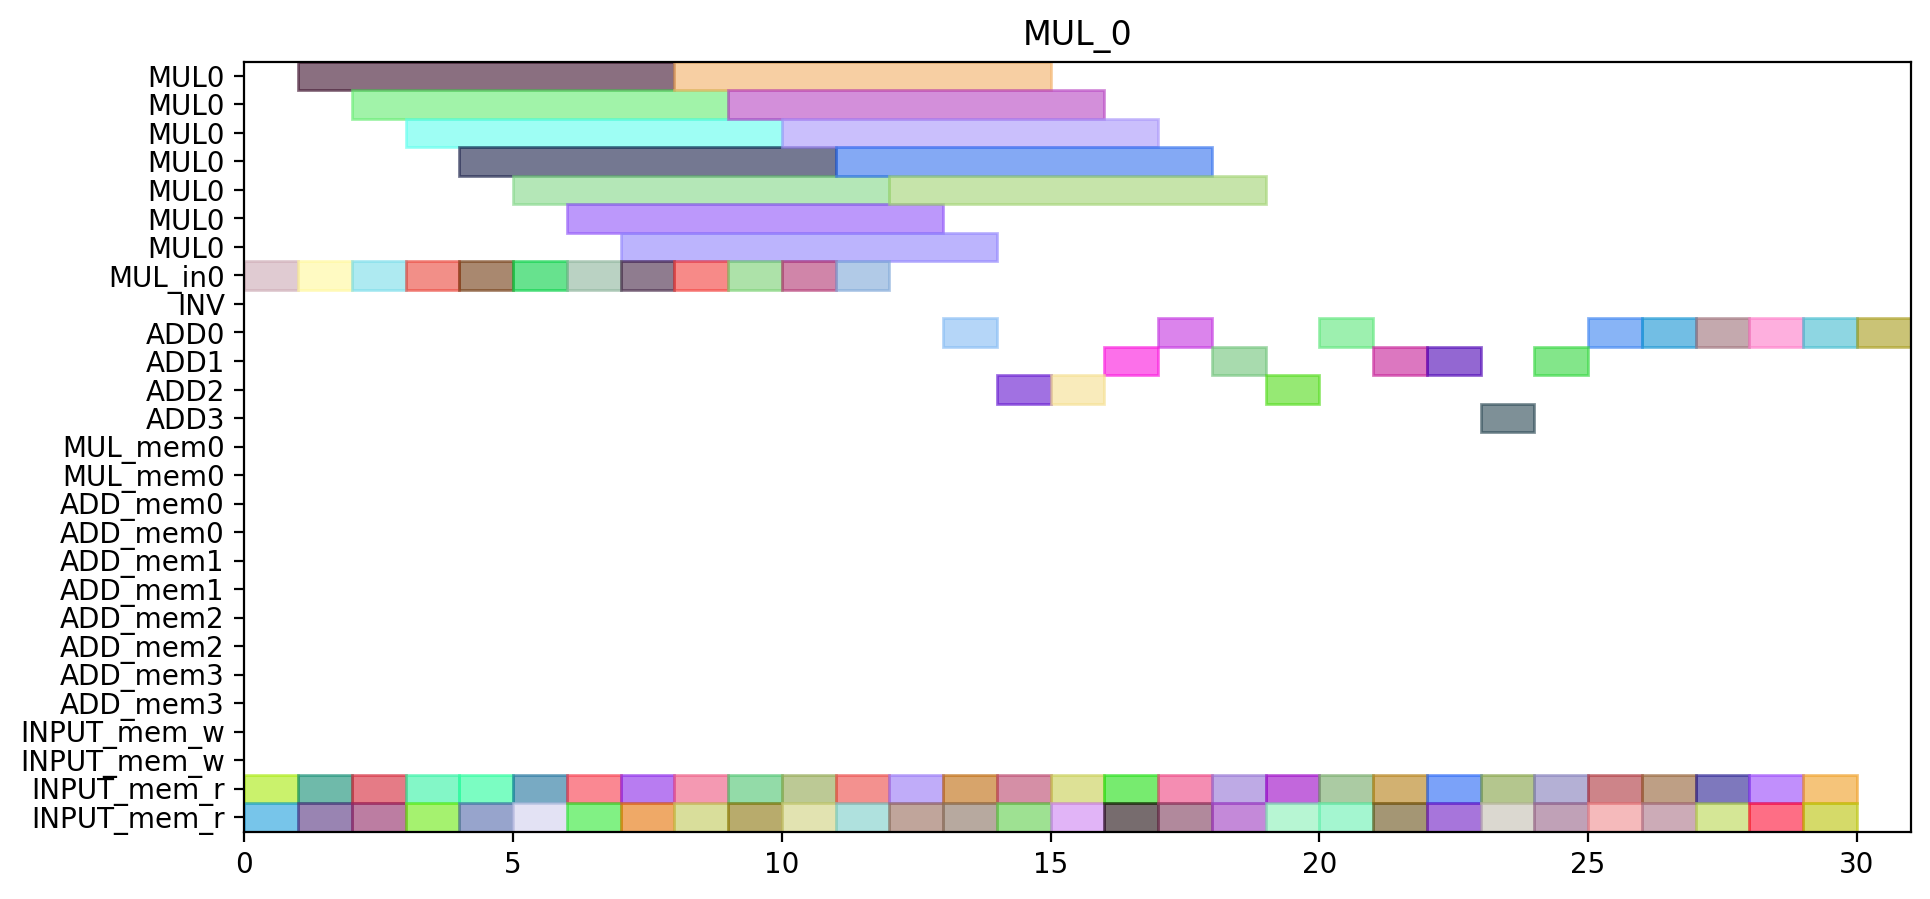

Reproduce this figure in Python.
from pyschedule import Scenario, solvers, plotters, alt


def solve():
	horizon = 194
	S = Scenario("MUL_0", horizon=horizon)

	# resource
	MUL = S.Resources('MUL', num=1, size=7)
	MUL_in = S.Resources('MUL_in', num=1)
	INV = S.Resource('INV')
	ADD = S.Resources('ADD', num=4, periods=range(1, horizon))
	MUL_mem = S.Resources('MUL_mem', num=1, size=2)
	ADD_mem = S.Resources('ADD_mem', num=4, size=2)
	INPUT_mem_w = S.Resource('INPUT_mem_w', size=2)
	INPUT_mem_r = S.Resource('INPUT_mem_r', size=2)

	# result of previous scheduling

	# new tasks
	c_t0_t0_t0_t0_in = S.Task('c_t0_t0_t0_t0_in', length=1, delay_cost=1)
	c_t0_t0_t0_t0_in += alt(MUL_in)
	c_t0_t0_t0_t0 = S.Task('c_t0_t0_t0_t0', length=7, delay_cost=1)
	c_t0_t0_t0_t0 += alt(MUL)
	S += c_t0_t0_t0_t0>=c_t0_t0_t0_t0_in

	c_t0_t0_t0_t0_mem0 = S.Task('c_t0_t0_t0_t0_mem0', length=1, delay_cost=1)
	c_t0_t0_t0_t0_mem0 += INPUT_mem_r
	S += c_t0_t0_t0_t0_mem0 <= c_t0_t0_t0_t0

	c_t0_t0_t0_t0_mem1 = S.Task('c_t0_t0_t0_t0_mem1', length=1, delay_cost=1)
	c_t0_t0_t0_t0_mem1 += INPUT_mem_r
	S += c_t0_t0_t0_t0_mem1 <= c_t0_t0_t0_t0

	c_t0_t0_t0_t1_in = S.Task('c_t0_t0_t0_t1_in', length=1, delay_cost=1)
	c_t0_t0_t0_t1_in += alt(MUL_in)
	c_t0_t0_t0_t1 = S.Task('c_t0_t0_t0_t1', length=7, delay_cost=1)
	c_t0_t0_t0_t1 += alt(MUL)
	S += c_t0_t0_t0_t1>=c_t0_t0_t0_t1_in

	c_t0_t0_t0_t1_mem0 = S.Task('c_t0_t0_t0_t1_mem0', length=1, delay_cost=1)
	c_t0_t0_t0_t1_mem0 += INPUT_mem_r
	S += c_t0_t0_t0_t1_mem0 <= c_t0_t0_t0_t1

	c_t0_t0_t0_t1_mem1 = S.Task('c_t0_t0_t0_t1_mem1', length=1, delay_cost=1)
	c_t0_t0_t0_t1_mem1 += INPUT_mem_r
	S += c_t0_t0_t0_t1_mem1 <= c_t0_t0_t0_t1

	c_t0_t0_t0_t2 = S.Task('c_t0_t0_t0_t2', length=1, delay_cost=1)
	c_t0_t0_t0_t2 += alt(ADD)

	c_t0_t0_t0_t2_mem0 = S.Task('c_t0_t0_t0_t2_mem0', length=1, delay_cost=1)
	c_t0_t0_t0_t2_mem0 += INPUT_mem_r
	S += c_t0_t0_t0_t2_mem0 <= c_t0_t0_t0_t2

	c_t0_t0_t0_t2_mem1 = S.Task('c_t0_t0_t0_t2_mem1', length=1, delay_cost=1)
	c_t0_t0_t0_t2_mem1 += INPUT_mem_r
	S += c_t0_t0_t0_t2_mem1 <= c_t0_t0_t0_t2

	c_t0_t0_t0_t3 = S.Task('c_t0_t0_t0_t3', length=1, delay_cost=1)
	c_t0_t0_t0_t3 += alt(ADD)

	c_t0_t0_t0_t3_mem0 = S.Task('c_t0_t0_t0_t3_mem0', length=1, delay_cost=1)
	c_t0_t0_t0_t3_mem0 += INPUT_mem_r
	S += c_t0_t0_t0_t3_mem0 <= c_t0_t0_t0_t3

	c_t0_t0_t0_t3_mem1 = S.Task('c_t0_t0_t0_t3_mem1', length=1, delay_cost=1)
	c_t0_t0_t0_t3_mem1 += INPUT_mem_r
	S += c_t0_t0_t0_t3_mem1 <= c_t0_t0_t0_t3

	c_t0_t0_t1_t0_in = S.Task('c_t0_t0_t1_t0_in', length=1, delay_cost=1)
	c_t0_t0_t1_t0_in += alt(MUL_in)
	c_t0_t0_t1_t0 = S.Task('c_t0_t0_t1_t0', length=7, delay_cost=1)
	c_t0_t0_t1_t0 += alt(MUL)
	S += c_t0_t0_t1_t0>=c_t0_t0_t1_t0_in

	c_t0_t0_t1_t0_mem0 = S.Task('c_t0_t0_t1_t0_mem0', length=1, delay_cost=1)
	c_t0_t0_t1_t0_mem0 += INPUT_mem_r
	S += c_t0_t0_t1_t0_mem0 <= c_t0_t0_t1_t0

	c_t0_t0_t1_t0_mem1 = S.Task('c_t0_t0_t1_t0_mem1', length=1, delay_cost=1)
	c_t0_t0_t1_t0_mem1 += INPUT_mem_r
	S += c_t0_t0_t1_t0_mem1 <= c_t0_t0_t1_t0

	c_t0_t0_t1_t1_in = S.Task('c_t0_t0_t1_t1_in', length=1, delay_cost=1)
	c_t0_t0_t1_t1_in += alt(MUL_in)
	c_t0_t0_t1_t1 = S.Task('c_t0_t0_t1_t1', length=7, delay_cost=1)
	c_t0_t0_t1_t1 += alt(MUL)
	S += c_t0_t0_t1_t1>=c_t0_t0_t1_t1_in

	c_t0_t0_t1_t1_mem0 = S.Task('c_t0_t0_t1_t1_mem0', length=1, delay_cost=1)
	c_t0_t0_t1_t1_mem0 += INPUT_mem_r
	S += c_t0_t0_t1_t1_mem0 <= c_t0_t0_t1_t1

	c_t0_t0_t1_t1_mem1 = S.Task('c_t0_t0_t1_t1_mem1', length=1, delay_cost=1)
	c_t0_t0_t1_t1_mem1 += INPUT_mem_r
	S += c_t0_t0_t1_t1_mem1 <= c_t0_t0_t1_t1

	c_t0_t0_t1_t2 = S.Task('c_t0_t0_t1_t2', length=1, delay_cost=1)
	c_t0_t0_t1_t2 += alt(ADD)

	c_t0_t0_t1_t2_mem0 = S.Task('c_t0_t0_t1_t2_mem0', length=1, delay_cost=1)
	c_t0_t0_t1_t2_mem0 += INPUT_mem_r
	S += c_t0_t0_t1_t2_mem0 <= c_t0_t0_t1_t2

	c_t0_t0_t1_t2_mem1 = S.Task('c_t0_t0_t1_t2_mem1', length=1, delay_cost=1)
	c_t0_t0_t1_t2_mem1 += INPUT_mem_r
	S += c_t0_t0_t1_t2_mem1 <= c_t0_t0_t1_t2

	c_t0_t0_t1_t3 = S.Task('c_t0_t0_t1_t3', length=1, delay_cost=1)
	c_t0_t0_t1_t3 += alt(ADD)

	c_t0_t0_t1_t3_mem0 = S.Task('c_t0_t0_t1_t3_mem0', length=1, delay_cost=1)
	c_t0_t0_t1_t3_mem0 += INPUT_mem_r
	S += c_t0_t0_t1_t3_mem0 <= c_t0_t0_t1_t3

	c_t0_t0_t1_t3_mem1 = S.Task('c_t0_t0_t1_t3_mem1', length=1, delay_cost=1)
	c_t0_t0_t1_t3_mem1 += INPUT_mem_r
	S += c_t0_t0_t1_t3_mem1 <= c_t0_t0_t1_t3

	c_t0_t0_t20 = S.Task('c_t0_t0_t20', length=1, delay_cost=1)
	c_t0_t0_t20 += alt(ADD)

	c_t0_t0_t20_mem0 = S.Task('c_t0_t0_t20_mem0', length=1, delay_cost=1)
	c_t0_t0_t20_mem0 += INPUT_mem_r
	S += c_t0_t0_t20_mem0 <= c_t0_t0_t20

	c_t0_t0_t20_mem1 = S.Task('c_t0_t0_t20_mem1', length=1, delay_cost=1)
	c_t0_t0_t20_mem1 += INPUT_mem_r
	S += c_t0_t0_t20_mem1 <= c_t0_t0_t20

	c_t0_t0_t21 = S.Task('c_t0_t0_t21', length=1, delay_cost=1)
	c_t0_t0_t21 += alt(ADD)

	c_t0_t0_t21_mem0 = S.Task('c_t0_t0_t21_mem0', length=1, delay_cost=1)
	c_t0_t0_t21_mem0 += INPUT_mem_r
	S += c_t0_t0_t21_mem0 <= c_t0_t0_t21

	c_t0_t0_t21_mem1 = S.Task('c_t0_t0_t21_mem1', length=1, delay_cost=1)
	c_t0_t0_t21_mem1 += INPUT_mem_r
	S += c_t0_t0_t21_mem1 <= c_t0_t0_t21

	c_t0_t0_t30 = S.Task('c_t0_t0_t30', length=1, delay_cost=1)
	c_t0_t0_t30 += alt(ADD)

	c_t0_t0_t30_mem0 = S.Task('c_t0_t0_t30_mem0', length=1, delay_cost=1)
	c_t0_t0_t30_mem0 += INPUT_mem_r
	S += c_t0_t0_t30_mem0 <= c_t0_t0_t30

	c_t0_t0_t30_mem1 = S.Task('c_t0_t0_t30_mem1', length=1, delay_cost=1)
	c_t0_t0_t30_mem1 += INPUT_mem_r
	S += c_t0_t0_t30_mem1 <= c_t0_t0_t30

	c_t0_t0_t31 = S.Task('c_t0_t0_t31', length=1, delay_cost=1)
	c_t0_t0_t31 += alt(ADD)

	c_t0_t0_t31_mem0 = S.Task('c_t0_t0_t31_mem0', length=1, delay_cost=1)
	c_t0_t0_t31_mem0 += INPUT_mem_r
	S += c_t0_t0_t31_mem0 <= c_t0_t0_t31

	c_t0_t0_t31_mem1 = S.Task('c_t0_t0_t31_mem1', length=1, delay_cost=1)
	c_t0_t0_t31_mem1 += INPUT_mem_r
	S += c_t0_t0_t31_mem1 <= c_t0_t0_t31

	c_t0_t1_t0_t0_in = S.Task('c_t0_t1_t0_t0_in', length=1, delay_cost=1)
	c_t0_t1_t0_t0_in += alt(MUL_in)
	c_t0_t1_t0_t0 = S.Task('c_t0_t1_t0_t0', length=7, delay_cost=1)
	c_t0_t1_t0_t0 += alt(MUL)
	S += c_t0_t1_t0_t0>=c_t0_t1_t0_t0_in

	c_t0_t1_t0_t0_mem0 = S.Task('c_t0_t1_t0_t0_mem0', length=1, delay_cost=1)
	c_t0_t1_t0_t0_mem0 += INPUT_mem_r
	S += c_t0_t1_t0_t0_mem0 <= c_t0_t1_t0_t0

	c_t0_t1_t0_t0_mem1 = S.Task('c_t0_t1_t0_t0_mem1', length=1, delay_cost=1)
	c_t0_t1_t0_t0_mem1 += INPUT_mem_r
	S += c_t0_t1_t0_t0_mem1 <= c_t0_t1_t0_t0

	c_t0_t1_t0_t1_in = S.Task('c_t0_t1_t0_t1_in', length=1, delay_cost=1)
	c_t0_t1_t0_t1_in += alt(MUL_in)
	c_t0_t1_t0_t1 = S.Task('c_t0_t1_t0_t1', length=7, delay_cost=1)
	c_t0_t1_t0_t1 += alt(MUL)
	S += c_t0_t1_t0_t1>=c_t0_t1_t0_t1_in

	c_t0_t1_t0_t1_mem0 = S.Task('c_t0_t1_t0_t1_mem0', length=1, delay_cost=1)
	c_t0_t1_t0_t1_mem0 += INPUT_mem_r
	S += c_t0_t1_t0_t1_mem0 <= c_t0_t1_t0_t1

	c_t0_t1_t0_t1_mem1 = S.Task('c_t0_t1_t0_t1_mem1', length=1, delay_cost=1)
	c_t0_t1_t0_t1_mem1 += INPUT_mem_r
	S += c_t0_t1_t0_t1_mem1 <= c_t0_t1_t0_t1

	c_t0_t1_t0_t2 = S.Task('c_t0_t1_t0_t2', length=1, delay_cost=1)
	c_t0_t1_t0_t2 += alt(ADD)

	c_t0_t1_t0_t2_mem0 = S.Task('c_t0_t1_t0_t2_mem0', length=1, delay_cost=1)
	c_t0_t1_t0_t2_mem0 += INPUT_mem_r
	S += c_t0_t1_t0_t2_mem0 <= c_t0_t1_t0_t2

	c_t0_t1_t0_t2_mem1 = S.Task('c_t0_t1_t0_t2_mem1', length=1, delay_cost=1)
	c_t0_t1_t0_t2_mem1 += INPUT_mem_r
	S += c_t0_t1_t0_t2_mem1 <= c_t0_t1_t0_t2

	c_t0_t1_t0_t3 = S.Task('c_t0_t1_t0_t3', length=1, delay_cost=1)
	c_t0_t1_t0_t3 += alt(ADD)

	c_t0_t1_t0_t3_mem0 = S.Task('c_t0_t1_t0_t3_mem0', length=1, delay_cost=1)
	c_t0_t1_t0_t3_mem0 += INPUT_mem_r
	S += c_t0_t1_t0_t3_mem0 <= c_t0_t1_t0_t3

	c_t0_t1_t0_t3_mem1 = S.Task('c_t0_t1_t0_t3_mem1', length=1, delay_cost=1)
	c_t0_t1_t0_t3_mem1 += INPUT_mem_r
	S += c_t0_t1_t0_t3_mem1 <= c_t0_t1_t0_t3

	c_t0_t1_t1_t0_in = S.Task('c_t0_t1_t1_t0_in', length=1, delay_cost=1)
	c_t0_t1_t1_t0_in += alt(MUL_in)
	c_t0_t1_t1_t0 = S.Task('c_t0_t1_t1_t0', length=7, delay_cost=1)
	c_t0_t1_t1_t0 += alt(MUL)
	S += c_t0_t1_t1_t0>=c_t0_t1_t1_t0_in

	c_t0_t1_t1_t0_mem0 = S.Task('c_t0_t1_t1_t0_mem0', length=1, delay_cost=1)
	c_t0_t1_t1_t0_mem0 += INPUT_mem_r
	S += c_t0_t1_t1_t0_mem0 <= c_t0_t1_t1_t0

	c_t0_t1_t1_t0_mem1 = S.Task('c_t0_t1_t1_t0_mem1', length=1, delay_cost=1)
	c_t0_t1_t1_t0_mem1 += INPUT_mem_r
	S += c_t0_t1_t1_t0_mem1 <= c_t0_t1_t1_t0

	c_t0_t1_t1_t1_in = S.Task('c_t0_t1_t1_t1_in', length=1, delay_cost=1)
	c_t0_t1_t1_t1_in += alt(MUL_in)
	c_t0_t1_t1_t1 = S.Task('c_t0_t1_t1_t1', length=7, delay_cost=1)
	c_t0_t1_t1_t1 += alt(MUL)
	S += c_t0_t1_t1_t1>=c_t0_t1_t1_t1_in

	c_t0_t1_t1_t1_mem0 = S.Task('c_t0_t1_t1_t1_mem0', length=1, delay_cost=1)
	c_t0_t1_t1_t1_mem0 += INPUT_mem_r
	S += c_t0_t1_t1_t1_mem0 <= c_t0_t1_t1_t1

	c_t0_t1_t1_t1_mem1 = S.Task('c_t0_t1_t1_t1_mem1', length=1, delay_cost=1)
	c_t0_t1_t1_t1_mem1 += INPUT_mem_r
	S += c_t0_t1_t1_t1_mem1 <= c_t0_t1_t1_t1

	c_t0_t1_t1_t2 = S.Task('c_t0_t1_t1_t2', length=1, delay_cost=1)
	c_t0_t1_t1_t2 += alt(ADD)

	c_t0_t1_t1_t2_mem0 = S.Task('c_t0_t1_t1_t2_mem0', length=1, delay_cost=1)
	c_t0_t1_t1_t2_mem0 += INPUT_mem_r
	S += c_t0_t1_t1_t2_mem0 <= c_t0_t1_t1_t2

	c_t0_t1_t1_t2_mem1 = S.Task('c_t0_t1_t1_t2_mem1', length=1, delay_cost=1)
	c_t0_t1_t1_t2_mem1 += INPUT_mem_r
	S += c_t0_t1_t1_t2_mem1 <= c_t0_t1_t1_t2

	c_t0_t1_t1_t3 = S.Task('c_t0_t1_t1_t3', length=1, delay_cost=1)
	c_t0_t1_t1_t3 += alt(ADD)

	c_t0_t1_t1_t3_mem0 = S.Task('c_t0_t1_t1_t3_mem0', length=1, delay_cost=1)
	c_t0_t1_t1_t3_mem0 += INPUT_mem_r
	S += c_t0_t1_t1_t3_mem0 <= c_t0_t1_t1_t3

	c_t0_t1_t1_t3_mem1 = S.Task('c_t0_t1_t1_t3_mem1', length=1, delay_cost=1)
	c_t0_t1_t1_t3_mem1 += INPUT_mem_r
	S += c_t0_t1_t1_t3_mem1 <= c_t0_t1_t1_t3

	c_t0_t1_t20 = S.Task('c_t0_t1_t20', length=1, delay_cost=1)
	c_t0_t1_t20 += alt(ADD)

	c_t0_t1_t20_mem0 = S.Task('c_t0_t1_t20_mem0', length=1, delay_cost=1)
	c_t0_t1_t20_mem0 += INPUT_mem_r
	S += c_t0_t1_t20_mem0 <= c_t0_t1_t20

	c_t0_t1_t20_mem1 = S.Task('c_t0_t1_t20_mem1', length=1, delay_cost=1)
	c_t0_t1_t20_mem1 += INPUT_mem_r
	S += c_t0_t1_t20_mem1 <= c_t0_t1_t20

	c_t0_t1_t21 = S.Task('c_t0_t1_t21', length=1, delay_cost=1)
	c_t0_t1_t21 += alt(ADD)

	c_t0_t1_t21_mem0 = S.Task('c_t0_t1_t21_mem0', length=1, delay_cost=1)
	c_t0_t1_t21_mem0 += INPUT_mem_r
	S += c_t0_t1_t21_mem0 <= c_t0_t1_t21

	c_t0_t1_t21_mem1 = S.Task('c_t0_t1_t21_mem1', length=1, delay_cost=1)
	c_t0_t1_t21_mem1 += INPUT_mem_r
	S += c_t0_t1_t21_mem1 <= c_t0_t1_t21

	c_t0_t1_t30 = S.Task('c_t0_t1_t30', length=1, delay_cost=1)
	c_t0_t1_t30 += alt(ADD)

	c_t0_t1_t30_mem0 = S.Task('c_t0_t1_t30_mem0', length=1, delay_cost=1)
	c_t0_t1_t30_mem0 += INPUT_mem_r
	S += c_t0_t1_t30_mem0 <= c_t0_t1_t30

	c_t0_t1_t30_mem1 = S.Task('c_t0_t1_t30_mem1', length=1, delay_cost=1)
	c_t0_t1_t30_mem1 += INPUT_mem_r
	S += c_t0_t1_t30_mem1 <= c_t0_t1_t30

	c_t0_t1_t31 = S.Task('c_t0_t1_t31', length=1, delay_cost=1)
	c_t0_t1_t31 += alt(ADD)

	c_t0_t1_t31_mem0 = S.Task('c_t0_t1_t31_mem0', length=1, delay_cost=1)
	c_t0_t1_t31_mem0 += INPUT_mem_r
	S += c_t0_t1_t31_mem0 <= c_t0_t1_t31

	c_t0_t1_t31_mem1 = S.Task('c_t0_t1_t31_mem1', length=1, delay_cost=1)
	c_t0_t1_t31_mem1 += INPUT_mem_r
	S += c_t0_t1_t31_mem1 <= c_t0_t1_t31

	c_t0_t2_t0_t0_in = S.Task('c_t0_t2_t0_t0_in', length=1, delay_cost=1)
	c_t0_t2_t0_t0_in += alt(MUL_in)
	c_t0_t2_t0_t0 = S.Task('c_t0_t2_t0_t0', length=7, delay_cost=1)
	c_t0_t2_t0_t0 += alt(MUL)
	S += c_t0_t2_t0_t0>=c_t0_t2_t0_t0_in

	c_t0_t2_t0_t0_mem0 = S.Task('c_t0_t2_t0_t0_mem0', length=1, delay_cost=1)
	c_t0_t2_t0_t0_mem0 += INPUT_mem_r
	S += c_t0_t2_t0_t0_mem0 <= c_t0_t2_t0_t0

	c_t0_t2_t0_t0_mem1 = S.Task('c_t0_t2_t0_t0_mem1', length=1, delay_cost=1)
	c_t0_t2_t0_t0_mem1 += INPUT_mem_r
	S += c_t0_t2_t0_t0_mem1 <= c_t0_t2_t0_t0

	c_t0_t2_t0_t1_in = S.Task('c_t0_t2_t0_t1_in', length=1, delay_cost=1)
	c_t0_t2_t0_t1_in += alt(MUL_in)
	c_t0_t2_t0_t1 = S.Task('c_t0_t2_t0_t1', length=7, delay_cost=1)
	c_t0_t2_t0_t1 += alt(MUL)
	S += c_t0_t2_t0_t1>=c_t0_t2_t0_t1_in

	c_t0_t2_t0_t1_mem0 = S.Task('c_t0_t2_t0_t1_mem0', length=1, delay_cost=1)
	c_t0_t2_t0_t1_mem0 += INPUT_mem_r
	S += c_t0_t2_t0_t1_mem0 <= c_t0_t2_t0_t1

	c_t0_t2_t0_t1_mem1 = S.Task('c_t0_t2_t0_t1_mem1', length=1, delay_cost=1)
	c_t0_t2_t0_t1_mem1 += INPUT_mem_r
	S += c_t0_t2_t0_t1_mem1 <= c_t0_t2_t0_t1

	c_t0_t2_t0_t2 = S.Task('c_t0_t2_t0_t2', length=1, delay_cost=1)
	c_t0_t2_t0_t2 += alt(ADD)

	c_t0_t2_t0_t2_mem0 = S.Task('c_t0_t2_t0_t2_mem0', length=1, delay_cost=1)
	c_t0_t2_t0_t2_mem0 += INPUT_mem_r
	S += c_t0_t2_t0_t2_mem0 <= c_t0_t2_t0_t2

	c_t0_t2_t0_t2_mem1 = S.Task('c_t0_t2_t0_t2_mem1', length=1, delay_cost=1)
	c_t0_t2_t0_t2_mem1 += INPUT_mem_r
	S += c_t0_t2_t0_t2_mem1 <= c_t0_t2_t0_t2

	c_t0_t2_t0_t3 = S.Task('c_t0_t2_t0_t3', length=1, delay_cost=1)
	c_t0_t2_t0_t3 += alt(ADD)

	c_t0_t2_t0_t3_mem0 = S.Task('c_t0_t2_t0_t3_mem0', length=1, delay_cost=1)
	c_t0_t2_t0_t3_mem0 += INPUT_mem_r
	S += c_t0_t2_t0_t3_mem0 <= c_t0_t2_t0_t3

	c_t0_t2_t0_t3_mem1 = S.Task('c_t0_t2_t0_t3_mem1', length=1, delay_cost=1)
	c_t0_t2_t0_t3_mem1 += INPUT_mem_r
	S += c_t0_t2_t0_t3_mem1 <= c_t0_t2_t0_t3

	c_t0_t2_t1_t0_in = S.Task('c_t0_t2_t1_t0_in', length=1, delay_cost=1)
	c_t0_t2_t1_t0_in += alt(MUL_in)
	c_t0_t2_t1_t0 = S.Task('c_t0_t2_t1_t0', length=7, delay_cost=1)
	c_t0_t2_t1_t0 += alt(MUL)
	S += c_t0_t2_t1_t0>=c_t0_t2_t1_t0_in

	c_t0_t2_t1_t0_mem0 = S.Task('c_t0_t2_t1_t0_mem0', length=1, delay_cost=1)
	c_t0_t2_t1_t0_mem0 += INPUT_mem_r
	S += c_t0_t2_t1_t0_mem0 <= c_t0_t2_t1_t0

	c_t0_t2_t1_t0_mem1 = S.Task('c_t0_t2_t1_t0_mem1', length=1, delay_cost=1)
	c_t0_t2_t1_t0_mem1 += INPUT_mem_r
	S += c_t0_t2_t1_t0_mem1 <= c_t0_t2_t1_t0

	c_t0_t2_t1_t1_in = S.Task('c_t0_t2_t1_t1_in', length=1, delay_cost=1)
	c_t0_t2_t1_t1_in += alt(MUL_in)
	c_t0_t2_t1_t1 = S.Task('c_t0_t2_t1_t1', length=7, delay_cost=1)
	c_t0_t2_t1_t1 += alt(MUL)
	S += c_t0_t2_t1_t1>=c_t0_t2_t1_t1_in

	c_t0_t2_t1_t1_mem0 = S.Task('c_t0_t2_t1_t1_mem0', length=1, delay_cost=1)
	c_t0_t2_t1_t1_mem0 += INPUT_mem_r
	S += c_t0_t2_t1_t1_mem0 <= c_t0_t2_t1_t1

	c_t0_t2_t1_t1_mem1 = S.Task('c_t0_t2_t1_t1_mem1', length=1, delay_cost=1)
	c_t0_t2_t1_t1_mem1 += INPUT_mem_r
	S += c_t0_t2_t1_t1_mem1 <= c_t0_t2_t1_t1

	solvers.mip.solve(S,msg=1,kind='CPLEX',ratio_gap=1.01)

	solution = [['hoge']*len(S.solution()[1]) for i in range(len(S.solution()))]
	for i in range(len(S.solution())):
		for j in range(len(S.solution()[i])):
			solution[i][j]=str(S.solution()[i][j])
	print(solution)

	cycles = int(solution[-1][3])

	pic_file_name = "/mnt/rose/usr1/fukuda/pairing_automation_design2/bls24-509/scheduling/MUL_mul1_add4/MUL_0.png"
	if(S.solution() != []):
		plotters.matplotlib.plot(S,img_filename=pic_file_name, vertical_text=True, fig_size=(cycles*0.25+3, 5), show_task_labels=False)

	return solution
